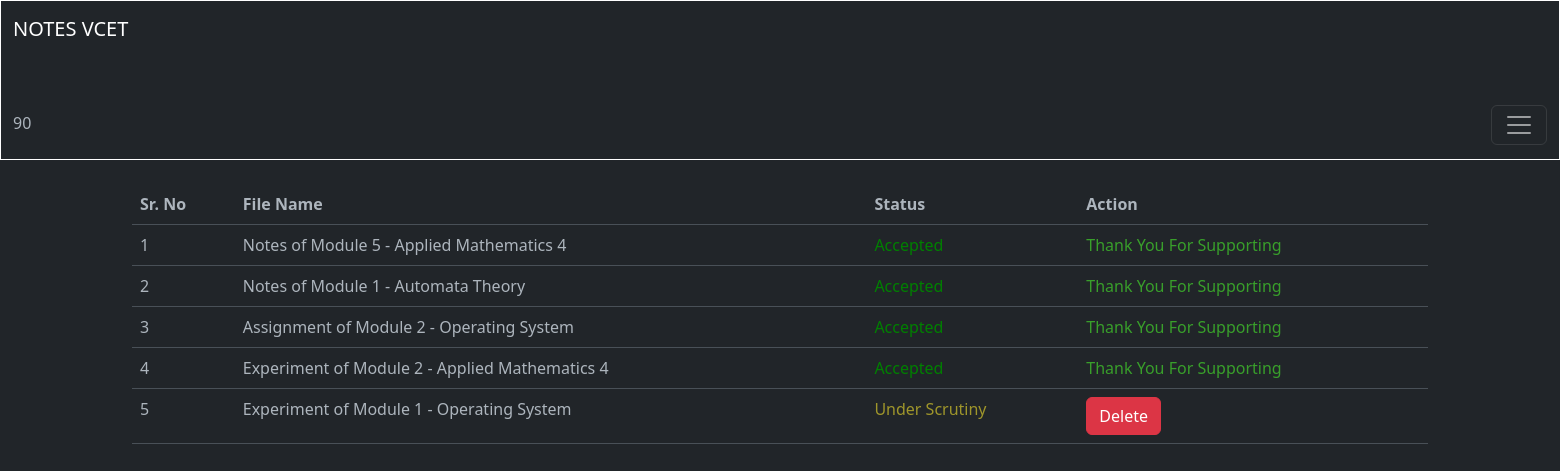
The page /status/ (signed in) on the database its author committed.
### blogapp/models.py (models this page shows, shortened)
class UserAccount(AbstractBaseUser, PermissionsMixin):
    email = models.CharField(max_length = 50,unique=True)
    name = models.CharField(max_length=200)
    is_active = models.BooleanField(default=True)
    is_mod = models.BooleanField(default=False)
    is_nUser = models.BooleanField(default=True)
    is_staff = models.BooleanField(default=False)
    coins_scored = models.IntegerField(default=100,null=True,blank=True)
    rank = models.IntegerField(default=0)
    objects = UserAccountManager()
    USERNAME_FIELD = 'email'
    REQUIRED_FIELDS = ['name']

class Notes(models.Model):
    typ = (
        ('Assignment','Assignment'),
        ('Experiment','Experiment'),
        ('Notes','Notes'),
        ('ReferenceBook','Reference Book'),
        ('LectureSlides','Lecture Slides'),
        ('PYQ','PYQ'),
    )
    mods = (
        ('1','1'),
        ('2','2'),
        ('3','3'),
        ('4','4'),
        ('5','5'),
        ('6','6'),
    )
    desc = models.TextField(max_length=500,null=True,blank=True)
    mod = models.CharField(max_length=5,choices=mods,null=True,blank=True)
    file = models.FileField(upload_to='notes/')
    author = models.ForeignKey(UserAccount,on_delete=models.CASCADE)
    status = models.BooleanField(default=False)
    likes = models.ManyToManyField(UserAccount,related_name="notes_like")
    views = models.PositiveIntegerField(default=0)
    buy=models.ManyToManyField(UserAccount,related_name="buy_notes")
    typeN = models.CharField(max_length=50,null=True,blank=True,choices=typ)
    docid = models.CharField(max_length=300,null=True,blank=True)
    sub =  models.ForeignKey(Subject,on_delete=models.CASCADE,null=True,blank=True)
    slug = AutoSlugField(populate_from = 'sub',unique=True,null=True,default=None)
    nDetail = models.CharField(max_length=100,null=True,blank=True)

class Subject(models.Model):
    name = models.CharField(max_length=50)
    teacher = models.CharField(max_length=50)
    teacherurl = models.CharField(max_length=300,null=True,blank=True)
    img = models.ImageField(upload_to='subImage/',null=True,blank=True)
    def __str__(self):
        return self.name

### blogapp/views.py (the view)
# urls.py: path('status/',views.status,name='status'),
@login_required(login_url='/login/')
def status(request):
    notes = Notes.objects.filter(author = request.user) #Fetches only those notes which are uploaded by the respected user
    context = {
        'notes' : notes,
    }
    return render(request,'main/status.html',context)

### templates/main/status.html (shortened to what this page needs)
{% extends 'index.html' %} {% block content %}
<div class="container mt-4">
  <table class="table table-hover">
    <thead>
      <tr>
        <th scope="col">Sr. No</th>
        <th scope="col">File Name</th>
        <th scope="col">Status</th>
        <th scope="col">Action</th>
      </tr>
    </thead>
    <tbody>
      {% for x in notes %}
      <tr>
        <td scope="row">{{forloop.counter}}</td>
        <td>{{x.typeN}} of Module {{x.mod}} - {{x.sub}}</td>
        {% if x.status %}
        <td style="color: green">Accepted</td>
        {% else %}
        <td style="color: rgb(159, 150, 43)">Under Scrutiny</td>
        {% endif %} {% if not x.status %}
        <td>
          <button
            type="button"
            class="btn btn-danger"
            data-bs-toggle="modal"
            data-bs-target="#exampleModal{{forloop.counter}}"
          >
            Delete
          </button>
        </td>
        {% else %}
        <td style="color: rgb(57, 159, 43)">Thank You For Supporting</td>
        {% endif %}
      </tr>
      {% endfor %}
    </tbody>
  </table>
  {% for x in notes %}
</div>
{% endfor %}
{% endblock %}

### templates/components/header.html (shortened to what this page needs)
{% load static %}
<link rel="stylesheet" href="{% static 'css/darkmode.css' %}">
<link rel="stylesheet" href="{% static 'css/new.js' %}">
<nav class="navbar navbar-dark bg-dark  ">
    <div class="container-fluid">
      <a class="navbar-brand" href="{% url 'home' %}">NOTES VCET</a>
      <div class="coin">
          <img src="{% static 'images/coin.png' %}" alt="">
      </div><p class="cna">{{ user.coins_scored }}</p>
      <button class="navbar-toggler" type="button" data-bs-toggle="collapse" data-bs-target="#navbarSupportedContent" aria-controls="navbarSupportedContent" aria-expanded="false" aria-label="Toggle navigation">
        <span class="navbar-toggler-icon"></span>
      </button>
    </div>
  </nav>

### templates/components/header.html (style rules this page uses)
.navbar { border: 0.2px solid white; }
.coin { margin-left: 96em; width: 3px; }
.cna { margin-top: 12px; font-weight: bol; }

### rows shown on the page
UserAccount: coins_scored "90"
Notes: typeN "Notes", mod "5", sub "Applied Mathematics 4", status "Accepted"
Notes: typeN "Notes", mod "1", sub "Automata Theory", status "Accepted"
Notes: typeN "Assignment", mod "2", sub "Operating System", status "Accepted"
Notes: typeN "Experiment", mod "2", sub "Applied Mathematics 4", status "Accepted"
Notes: typeN "Experiment", mod "1", sub "Operating System", status "Under Scrutiny"
